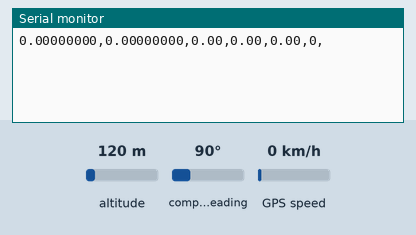
The sketch below on a simulated Arduino Mega 2560, built with avr-gcc and run on an emulated ATmega2560. Parts: the last lines printed to the serial monitor. The inputs (shaded band) are chosen by the test bench; at power-on: altitude 120 m, GPS speed 0 km/h, compass heading 90°. The GPS gets a fix after 3 s at 37.7749, -122.4194 with 8 satellites.

Above: at 1.2 s.
1.3 s: altitude set to 20 m
At 2.6 s:
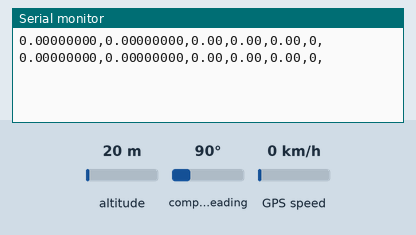
2.8 s: GPS speed set to 2 km/h
At 3.8 s:
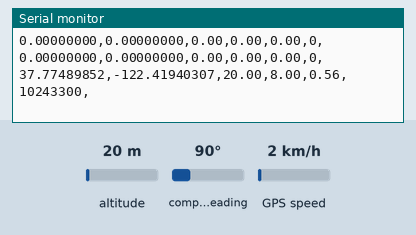
4.3 s: altitude set to 250 m
At 5.8 s:
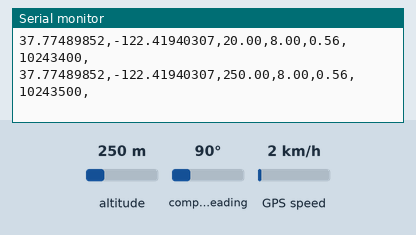
Timing chart, 0 to 7.3 s (numbered marks = the images above; inputs shaded):
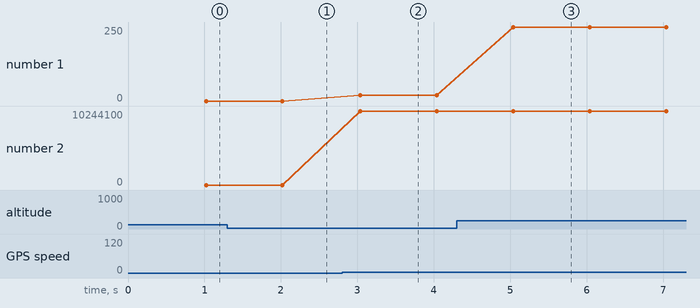

Measured:
- after the input at 2.8 s, the serial monitor: prints a new line after 0.24 s (image 2)
- after the input at 4.3 s, the serial monitor: prints a new line after 0.74 s (image 3)
- plotted number 1: 20 → 250 after the input at 4.3 s

The sketch:

excel_dataStream.ino
```cpp
////Libraries------------------------------------------------------------------
#include <TinyGPS++.h>
#include <EEPROM.h>
#define HWS Serial1 //pins 0 for RX and 1 for TX

// Serial data variables ------------------------------------------------------
const byte kNumberOfChannelsFromExcel = 10;
const char kDelimiter = ',';  // Comma delimiter to separate consecutive data if using more than 1 sensor
const int kSerialInterval = 1000; //edit this for how often excel samples for new data (milliseconds)
unsigned long serialPreviousTime; // Timestamp to track serial interval
float GPSdata[] = {0, 0, 0, 0, 0, 0, 0};
byte Lat = 0, Lon = 1, Alt = 2, prevAlt = 3, numSat = 4, speed = 5;
uint32_t utcTime;
char* arr[kNumberOfChannelsFromExcel];

//setup gps ports ------------------------------------------------------------
TinyGPSPlus gps;

// SETUP ----------------------------------------------------------------------
void setup() {
  // Initialize Serial Communication
  Serial.begin(9600);
  HWS.begin(9600);

}

// START OF MAIN LOOP ---------------------------------------------------------
void loop()
{
  FeedGPS();

  if (gps.location.isUpdated()) {
    processSensors();
  }
  // Read Excel variables from serial port (Data Streamer)
  processIncomingSerial();

  // Process and send data to Excel via serial port (Data Streamer)
  processOutgoingSerial();

}

// see if the GPS has any new data --------------------------------------------
void FeedGPS() {
  //Serial.print("2");
  while (HWS.available() > 0) {  //while there is new data.
    gps.encode(HWS.read());  //send that new data to the GPS encoder to be read in getGPSdata()
  }
}

// SENSOR INPUT CODE-----------------------------------------------------------
void processSensors()
{
  GPSdata[Lat] = gps.location.lat(); //latitude
  GPSdata[Lon] = gps.location.lng(); //longitude
  GPSdata[Alt] = gps.altitude.meters();
  GPSdata[numSat] = gps.satellites.value();  //number of satalites used for calculations
  GPSdata[speed] = gps.speed.mps(); //speed in meters per second
  utcTime = gps.time.value(); //global standard time

}


// OUTGOING SERIAL DATA PROCESSING CODE----------------------------------------
void sendDataToSerial()
{
 //add a delimeter print after each piece of data
  Serial.print(GPSdata[Lat], 8);
  Serial.print(kDelimiter);
  Serial.print(GPSdata[Lon], 8);
  Serial.print(kDelimiter);
  Serial.print(GPSdata[Alt]);
  Serial.print(kDelimiter);
  Serial.print(GPSdata[numSat]);
  Serial.print(kDelimiter);
  Serial.print(GPSdata[speed]);
  Serial.print(kDelimiter);
  Serial.print(utcTime);
  Serial.print(kDelimiter);

  Serial.println(); // Add final line ending character only once
}


// OUTGOING SERIAL DATA PROCESSING CODE----------------------------------------
void processOutgoingSerial()
{
  // Enter into this only when serial interval has elapsed
  if ((millis() - serialPreviousTime) > kSerialInterval)
  {
    // Reset serial interval timestamp
    serialPreviousTime = millis();
    sendDataToSerial();
  }
}

// INCOMING SERIAL DATA PROCESSING CODE----------------------------------------
void processIncomingSerial()
{
  if (Serial.available()) {
    parseData(GetSerialData());
  }
}

// Gathers bytes from serial port to build inputString
char* GetSerialData()
{
  static char inputString[64]; // Create a char array to store incoming data
  memset(inputString, 0, sizeof(inputString)); // Clear the memory from a pervious reading
  while (Serial.available()) {
    Serial.readBytesUntil('\n', inputString, 64); //Read every byte in Serial buffer until line end or 64 bytes
  }
  return inputString;
}

// Seperate the data at each delimeter
void parseData(char data[])
{
  char *token = strtok(data, ","); // Find the first delimeter and return the token before it
  int index = 0; // Index to track storage in the array
  while (token != NULL) { // Char* strings terminate w/ a Null character. We'll keep running the command until we hit it
    arr[index] = token; // Assign the token to an array
    token = strtok(NULL, ","); // Conintue to the next delimeter
    index++; // incremenet index to store next value
  }
}
```
